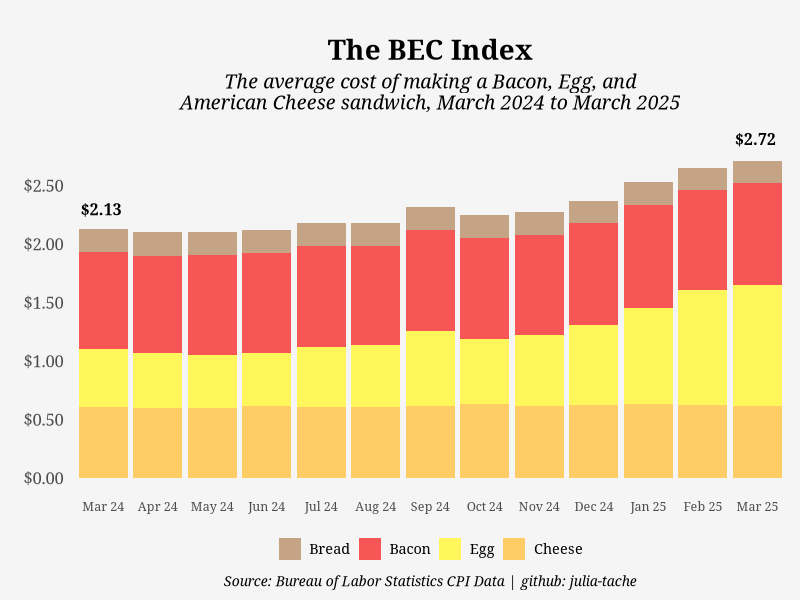
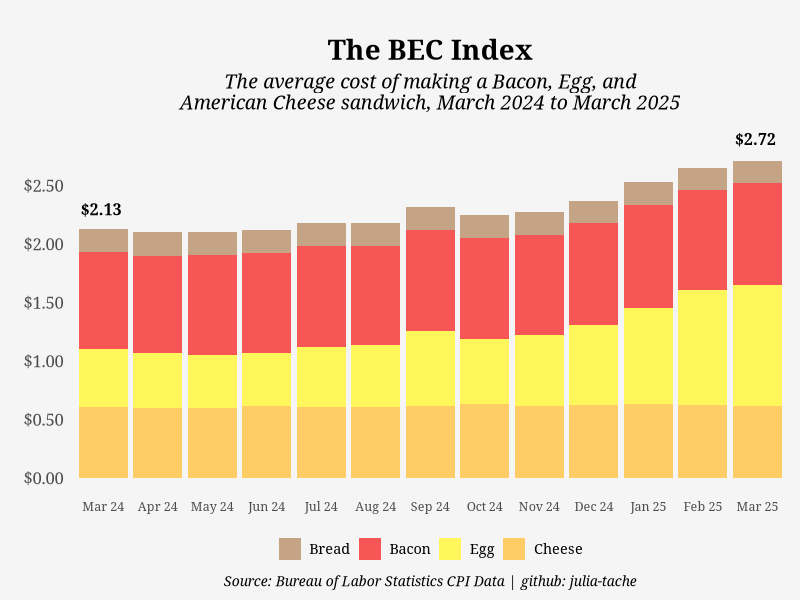

These figures' R source, in order:
## ---- chunk 1
knitr::opts_chunk$set(echo = TRUE)
## ---- chunk 2

library(tidyverse)
library(reshape2)

## ---- chunk 3

BEC <- data.frame(Month_Year = c("2024-03-01", "2024-04-01", "2024-05-01", "2024-06-01", "2024-07-01", "2024-08-01", "2024-09-01", "2024-10-01", "2024-11-01", "2024-12-01", "2025-01-01", "2025-02-01", "2025-03-01"),
           Bread = c(1.997, 1.998, 1.971, 1.973, 1.975, 1.951, 1.976, 1.937, 1.916, 1.912, 1.925, 1.925, 1.88),
           Bacon = c(6.609, 6.637, 6.818, 6.827, 6.883, 6.785, 6.955, 6.869, 6.843, 6.915, 7.044, 6.798, 6.978),
           Egg = c(2.992, 2.864, 2.699, 2.715, 3.08, 3.204, 3.821, 3.37, 3.649, 4.146, 4.953, 5.897, 6.227),
           Cheese = c(4.854, 4.776, 4.819, 4.943, 4.874, 4.841, 4.951, 5.059, 4.941, 4.983, 5.058, 5.026, 4.946))

BEC$Bread <- BEC$Bread * 0.1 # 2 slices, or about 1/10 of a loaf of bread
# assuming 1 loaf of bread = 1lb = 20 slices
BEC$Bacon <- BEC$Bacon * 0.125 # 1/8 pound of bacon, about 2 slices
BEC$Egg <- BEC$Egg / 6 # 2 eggs
BEC$Cheese <- BEC$Cheese * 0.125 # roughly 2 ounces or 1/8 pound of cheese

BEC$Month_Year <- as.Date(BEC$Month_Year)

BEC$Month_Year <- format(BEC$Month_Year, "%b %y")

BEC_graph <- melt(BEC, id.vars = "Month_Year")

## ---- chunk 4

BEC_graph$Month_Year <- factor(BEC$Month_Year, levels = c("Mar 24", "Apr 24", "May 24", "Jun 24", "Jul 24", "Aug 24", "Sep 24", "Oct 24", "Nov 24", "Dec 24", "Jan 25", "Feb 25", "Mar 25"))

BEC_graph %>%
  ggplot(aes(x = Month_Year, y = value, fill = variable)) +
  geom_bar(stat = "identity", position = "stack") +
  annotate("text", x = 1, y = 2.3, label = "$2.13", size = 4, fontface = "bold", family = "Georgia", hjust = 0.55) +
  annotate("text", x = 13, y = 2.9, label = "$2.72", size = 4, fontface = "bold", family = "Georgia", hjust = 0.55) +
  scale_fill_manual(values = c("#C4A484", "#f65656", "#fef65b", "#FFCD66")) +
  ylim(0, 3) +
  scale_y_continuous(breaks = c(0, .5, 1, 1.5, 2, 2.5), labels = scales::dollar_format()) + 
  ggtitle("\nThe BEC Index") +
  labs(subtitle = "The average cost of making a Bacon, Egg, and\nAmerican Cheese sandwich, March 2024 to March 2025", 
       caption = "Source: Bureau of Labor Statistics CPI Data | github: julia-tache") +
  theme(plot.background = element_rect(fill = "#F5F5F5", color = NA),
        plot.margin = margin(0.25, 0.25, 0.25, 0.6, "cm"),
        panel.background = element_rect(fill = "#F5F5F5", color = NA),
        panel.grid.major = element_line(color = "#F5F5F5"),
        panel.grid.minor = element_line(color = "#F5F5F5"),
        plot.title = element_text(size = 20, face = "bold", hjust = 0.5),
        plot.subtitle = element_text(size = 14, hjust = 0.5, face = "italic"),
        plot.caption = element_text(size = 10, face = "italic", hjust = 0.5),
        axis.title.x = element_blank(),
        axis.text.x = element_text(size = 9),
        axis.title.y = element_blank(),
        axis.text.y = element_text(size = 12, hjust = 1),
        axis.ticks = element_blank(),
        legend.position = "bottom",
        legend.title = element_blank(),
        legend.background = element_rect(fill = "#F5F5F5"),
        text = element_text(family = "Georgia", size = 13))
  
ggsave("BEC_Index.png", height = 5, width = 8)

